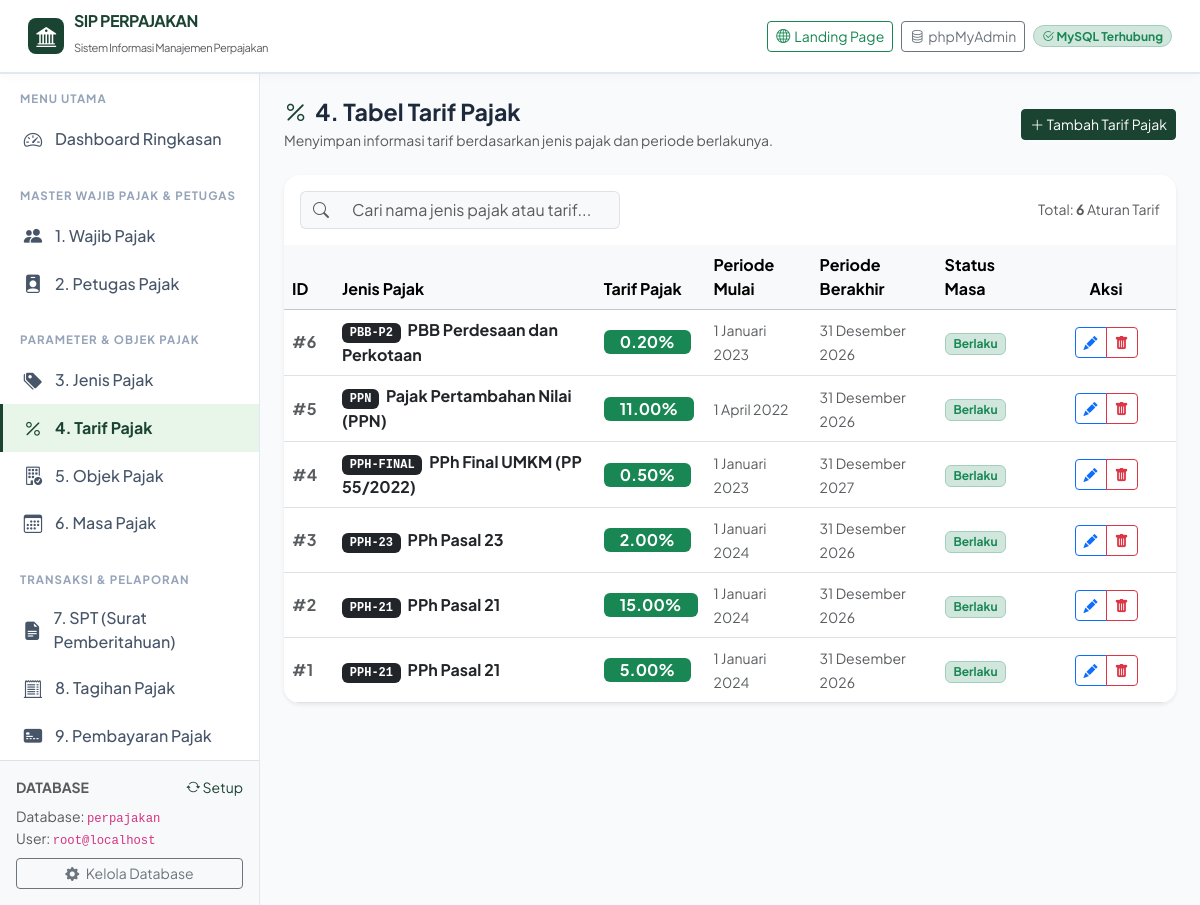
/tarif_pajak.php, run on the app's committed database.
### tables this page shows
CREATE TABLE `tarif_pajak` (
  `id_tarif` INT NOT NULL AUTO_INCREMENT,
  `id_jenis_pajak` INT NOT NULL,
  `tarif` DECIMAL(8,2) NOT NULL,
  `tanggal_mulai` DATE DEFAULT NULL,
  `tanggal_akhir` DATE DEFAULT NULL,
  PRIMARY KEY (`id_tarif`),
  KEY `fk_tarif_jenis` (`id_jenis_pajak`),
  CONSTRAINT `fk_tarif_jenis` FOREIGN KEY (`id_jenis_pajak`) REFERENCES `jenis_pajak` (`id_jenis_pajak`) ON DELETE CASCADE ON UPDATE CASCADE
);

CREATE TABLE `jenis_pajak` (
  `id_jenis_pajak` INT NOT NULL AUTO_INCREMENT,
  `kode_pajak` VARCHAR(20) DEFAULT NULL,
  `nama_pajak` VARCHAR(100) NOT NULL,
  `keterangan` TEXT DEFAULT NULL,
  PRIMARY KEY (`id_jenis_pajak`),
  UNIQUE KEY `uk_kode_pajak` (`kode_pajak`)
);

### includes/functions.php (called while the page is built, shortened)
<?php
function format_tanggal($tanggal, $include_time = false) {
    $bulan_indo = [
        1 => 'Januari', 'Februari', 'Maret', 'April', 'Mei', 'Juni',
        'Juli', 'Agustus', 'September', 'Oktober', 'November', 'Desember'
    ];
    $ts = strtotime($tanggal);
    $tgl = date('j', $ts);
    $bln = $bulan_indo[(int)date('n', $ts)];
    $thn = date('Y', $ts);
    $res = "$tgl $bln $thn";
    return $res;
}

### tarif_pajak.php (the view, shortened to what this page needs)
<?php
require_once __DIR__ . '/includes/header.php';
$db = getDB();
$action = $_GET['action'] ?? 'index';
$jenis_pajak_list = [];
if ($dbReady) {
    try {
        $jenis_pajak_list = $db->query("SELECT id_jenis_pajak, kode_pajak, nama_pajak FROM jenis_pajak ORDER BY nama_pajak ASC")->fetchAll();
    } catch (Exception $e) {}
}
$row_data = null;
$data_list = [];
if ($dbReady) {
    try {
        $data_list = $db->query("
            SELECT tp.*, jp.nama_pajak, jp.kode_pajak
            FROM tarif_pajak tp
            JOIN jenis_pajak jp ON tp.id_jenis_pajak = jp.id_jenis_pajak
            ORDER BY tp.id_tarif DESC
        ")->fetchAll();
    } catch (Exception $e) {}
}
?>
<div class="d-flex justify-content-between align-items-center flex-wrap gap-2 mb-4">
    <div>
        <h1 class="page-title"><i class="bi bi-percent text-tax-primary me-2"></i>4. Tabel Tarif Pajak</h1>
        <p class="text-muted small mb-0">Menyimpan informasi tarif berdasarkan jenis pajak dan periode berlakunya.</p>
    </div>
    <div>
        <?php if ($action === 'create' || $action === 'edit'): ?>
            <a href="tarif_pajak.php" class="btn btn-outline-secondary btn-sm"><i class="bi bi-arrow-left"></i> Kembali ke Daftar</a>
        <?php else: ?>
            <a href="tarif_pajak.php?action=create" class="btn btn-tax-primary btn-sm"><i class="bi bi-plus-lg"></i> Tambah Tarif Pajak</a>
        <?php endif; ?>
    </div>
</div>
<?php if ($action === 'create' || $action === 'edit'): ?>
    <div class="card border-0 shadow-sm rounded-4">
        <div class="card-header bg-white py-3 border-0">
            <h5 class="fw-bold mb-0 text-dark">
                <?= $action === 'create' ? '<i class="bi bi-plus-circle text-success me-2"></i>Tambah Tarif Pajak Baru' : '<i class="bi bi-pencil-square text-primary me-2"></i>Edit Data Tarif Pajak' ?>
            </h5>
        </div>
        <div class="card-body p-4">
            <form method="POST">
                <div class="row g-3">
                    <div class="col-md-6">
                        <label class="form-label fw-semibold">Pilih Jenis Pajak <span class="text-danger">*</span></label>
                        <select name="id_jenis_pajak" class="form-select" required>
                            <option value="">-- Pilih Jenis Pajak --</option>
                            <?php foreach ($jenis_pajak_list as $jp): ?>
                                <?php
                                    $selected = (($row_data['id_jenis_pajak'] ?? $_POST['id_jenis_pajak'] ?? '') == $jp['id_jenis_pajak']) ? 'selected' : '';
                                ?>
                                <option value="<?= $jp['id_jenis_pajak'] ?>" <?= $selected ?>>
                                    [<?= htmlspecialchars($jp['kode_pajak'] ?: '-') ?>] <?= htmlspecialchars($jp['nama_pajak']) ?>
                                </option>
                            <?php endforeach; ?>
                        </select>
                    </div>
                    <div class="col-md-6">
                        <label class="form-label fw-semibold">Besaran Tarif (%) <span class="text-danger">*</span></label>
                        <div class="input-group">
                            <input type="number" step="0.01" min="0" max="100" name="tarif" class="form-control" placeholder="Contoh: 5.00 atau 11.00"
                                   value="<?= htmlspecialchars($_POST['tarif'] ?? $row_data['tarif'] ?? '') ?>" required>
                            <span class="input-group-text fw-bold">%</span>
                        </div>
                        <div class="form-text">Persentase tarif pemotongan/pemungutan pajak.</div>
                    </div>
                    <div class="col-md-6">
                        <label class="form-label fw-semibold">Tanggal Mulai Berlaku</label>
                        <input type="date" name="tanggal_mulai" class="form-control"
                               value="<?= htmlspecialchars($_POST['tanggal_mulai'] ?? $row_data['tanggal_mulai'] ?? '') ?>">
                    </div>
                    <div class="col-md-6">
                        <label class="form-label fw-semibold">Tanggal Berakhir Berlaku</label>
                        <input type="date" name="tanggal_akhir" class="form-control"
                               value="<?= htmlspecialchars($_POST['tanggal_akhir'] ?? $row_data['tanggal_akhir'] ?? '') ?>">
                        <div class="form-text">Kosongkan jika masih berlaku seterusnya tanpa batas.</div>
                    </div>
                    <div class="col-12 mt-4">
                        <button type="submit" class="btn btn-tax-primary px-4 fw-semibold">
                            <i class="bi bi-save me-1"></i> <?= $action === 'create' ? 'Simpan Tarif' : 'Perbarui Tarif' ?>
                        </button>
                        <a href="tarif_pajak.php" class="btn btn-outline-secondary ms-2">Batal</a>
                    </div>
                </div>
            </form>
        </div>
    </div>
<?php else: ?>
    <div class="card border-0 shadow-sm rounded-4 overflow-hidden">
        <div class="card-header bg-white py-3 border-0 d-flex justify-content-between align-items-center flex-wrap gap-2">
            <div class="input-group" style="max-width: 320px;">
                <span class="input-group-text bg-light border-end-0"><i class="bi bi-search text-muted"></i></span>
                <input type="text" id="tableSearchInput" class="form-control bg-light border-start-0" placeholder="Cari nama jenis pajak atau tarif...">
            </div>
            <div class="small text-muted">
                Total: <strong><?= count($data_list) ?></strong> Aturan Tarif
            </div>
        </div>
        <div class="table-responsive">
            <table class="table table-hover align-middle mb-0 table-searchable">
                <thead class="table-light">
                    <tr>
                        <th style="width: 50px;">ID</th>
                        <th>Jenis Pajak</th>
                        <th>Tarif Pajak</th>
                        <th>Periode Mulai</th>
                        <th>Periode Berakhir</th>
                        <th>Status Masa</th>
                        <th class="text-center" style="width: 140px;">Aksi</th>
                    </tr>
                </thead>
                <tbody>
                    <?php if (empty($data_list)): ?>
                        <tr><td colspan="7" class="text-center py-4 text-muted">Belum ada data Tarif Pajak.</td></tr>
                    <?php else: ?>
                        <?php foreach ($data_list as $row): ?>
                        <?php
                            $is_active = true;
                        ?>
                        <tr>
                            <td><span class="text-muted fw-bold">#<?= $row['id_tarif'] ?></span></td>
                            <td>
                                <span class="badge bg-dark font-monospace me-1"><?= htmlspecialchars($row['kode_pajak'] ?: '-') ?></span>
                                <strong class="text-dark"><?= htmlspecialchars($row['nama_pajak']) ?></strong>
                            </td>
                            <td>
                                <span class="badge bg-success fs-6 fw-bold px-3 py-1"><?= number_format($row['tarif'], 2) ?>%</span>
                            </td>
                            <td><span class="small text-muted"><?= format_tanggal($row['tanggal_mulai']) ?></span></td>
                            <td><span class="small text-muted"><?= format_tanggal($row['tanggal_akhir']) ?></span></td>
                            <td>
                                <?php if ($is_active): ?>
                                    <span class="badge bg-success-subtle text-success border border-success-subtle">Berlaku</span>
                                <?php else: ?>
                                    <span class="badge bg-secondary-subtle text-secondary border">Kadaluarsa</span>
                                <?php endif; ?>
                            </td>
                            <td class="text-center">
                                <div class="btn-group btn-group-sm">
                                    <a href="tarif_pajak.php?action=edit&id=<?= $row['id_tarif'] ?>" class="btn btn-outline-primary" title="Edit">
                                        <i class="bi bi-pencil-fill"></i>
                                    </a>
                                    <a href="tarif_pajak.php?action=delete&id=<?= $row['id_tarif'] ?>"
                                       class="btn btn-outline-danger btn-confirm-delete"
                                       data-name="Tarif <?= number_format($row['tarif'], 2) ?>%" title="Hapus">
                                        <i class="bi bi-trash-fill"></i>
                                    </a>
                                </div>
                            </td>
                        </tr>
                        <?php endforeach; ?>
                    <?php endif; ?>
                </tbody>
            </table>
        </div>
    </div>
<?php endif; ?>
<?php require_once __DIR__ . '/includes/footer.php'; ?>

### assets/css/style.css (style rules this page uses)
:root { --tax-primary: #1b4332; --tax-primary-dark: #0f281e; --tax-primary-light: #2d6a4f; --tax-accent: #d4af37; --tax-accent-hover: #b89628; --tax-gold: #f59e0b; --tax-bg: #f8fafc; --tax-sidebar-width: 260px; }
body { font-family: 'Segoe UI', system-ui, -apple-system, BlinkMacSystemFont, Roboto, sans-serif; background-color: var(--tax-bg); color: #334155; min-height: 100vh; }
.text-tax-primary { color: var(--tax-primary) !important; }
.btn-tax-primary { background-color: var(--tax-primary); border-color: var(--tax-primary); color: #ffffff; transition: all 0.2s ease-in-out; }
.page-title { font-size: 1.45rem; font-weight: 700; color: #1e293b; margin-bottom: 4px; }

### includes/header.php (style rules this page uses)
body { font-family: 'Plus Jakarta Sans', sans-serif; }

### data on the page
tarif_pajak: id_tarif "6", id_jenis_pajak.kode_pajak "PBB-P2", id_jenis_pajak.nama_pajak "PBB Perdesaan dan Perkotaan", tarif "0.20", tanggal_mulai "1 Januari 2023", tanggal_akhir "31 Desember 2026"
tarif_pajak: id_tarif "5", id_jenis_pajak.kode_pajak "PPN", id_jenis_pajak.nama_pajak "Pajak Pertambahan Nilai (PPN)", tarif "11.00", tanggal_mulai "1 April 2022", tanggal_akhir "31 Desember 2026"
tarif_pajak: id_tarif "4", id_jenis_pajak.kode_pajak "PPH-FINAL", id_jenis_pajak.nama_pajak "PPh Final UMKM (PP 55/2022)", tarif "0.50", tanggal_mulai "1 Januari 2023", tanggal_akhir "31 Desember 2027"
tarif_pajak: id_tarif "3", id_jenis_pajak.kode_pajak "PPH-23", id_jenis_pajak.nama_pajak "PPh Pasal 23", tarif "2.00", tanggal_mulai "1 Januari 2024", tanggal_akhir "31 Desember 2026"
tarif_pajak: id_tarif "2", id_jenis_pajak.kode_pajak "PPH-21", id_jenis_pajak.nama_pajak "PPh Pasal 21", tarif "15.00", tanggal_mulai "1 Januari 2024", tanggal_akhir "31 Desember 2026"
tarif_pajak: id_tarif "1", id_jenis_pajak.kode_pajak "PPH-21", id_jenis_pajak.nama_pajak "PPh Pasal 21", tarif "5.00", tanggal_mulai "1 Januari 2024", tanggal_akhir "31 Desember 2026"

### other printed values
count($data_list) "6"
